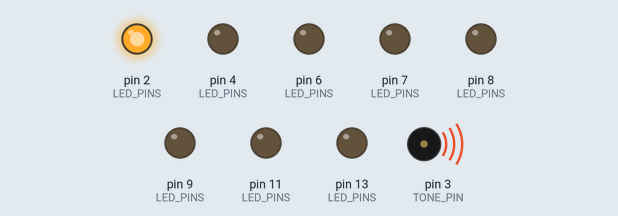
Simulated run of this sketch. Board: Arduino Uno, built with avr-gcc and run on an emulated ATmega328P. Parts: output pins drawn as LEDs (lit = HIGH), buzzer (waves = sounding).

Above: at 0.5 s.
At 2.5 s:
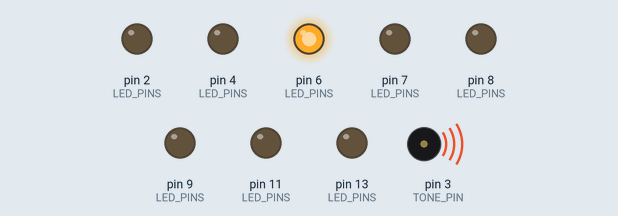
At 3.5 s:
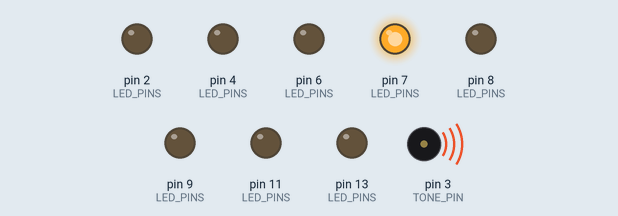
At 4.5 s:
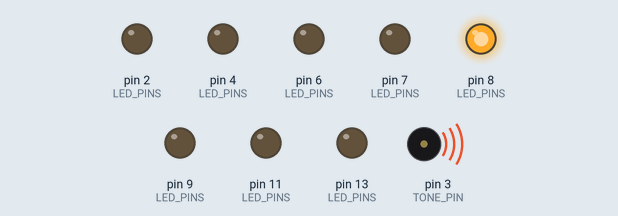
At 6.5 s:
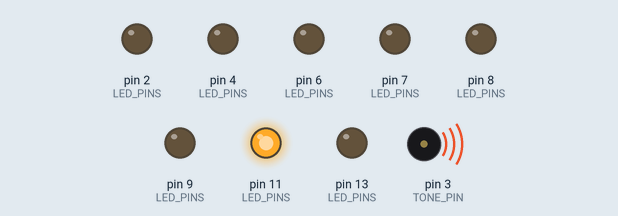
At 9.5 s:
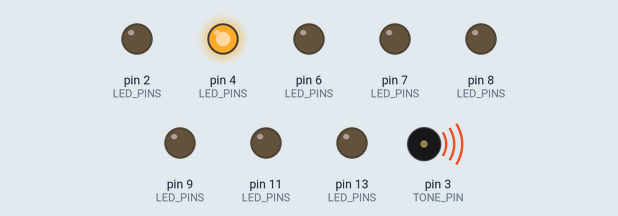
Timing chart, 0 to 10.4 s (numbered marks = the images above):
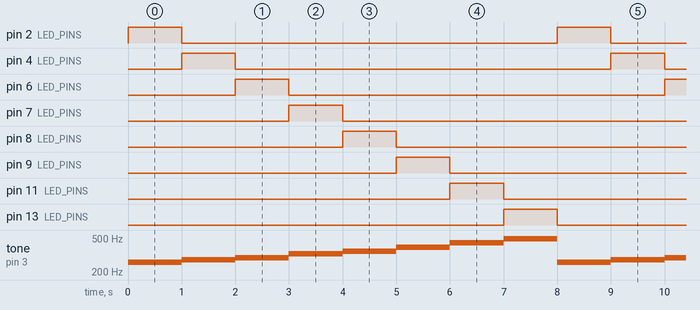

The sketch:

led_snake.ino
```cpp
#include "led_snake.h";

void setup() {
  setupPins();
}

void loop() {
  runSnake();
}
```

led_snake.h
```cpp
#ifndef LED_SNAKE_H;
#define LED_SNAKE_H;
#include <Arduino.h>;

const int LED_PINS[8] = {2, 4, 6, 7, 8, 9, 11, 13};
const int TONE_PIN = 3;
const float FREQUENCY_LIST[8] = {261.63, 277.18, 293.66, 329.63, 349.23, 392.00, 440.00, 493.88};

void setupPins() {
  for (int item : LED_PINS) {
    pinMode(item, OUTPUT);
  }
  pinMode(TONE_PIN, OUTPUT);
}

void runSnake() {
  for (int count = 0; count < 8; count++) {
    int itemLed = LED_PINS[count];
    int itemFrequency = FREQUENCY_LIST[count];
    digitalWrite(itemLed, HIGH);
    tone(TONE_PIN, itemFrequency);
    delay(1000);
    digitalWrite(itemLed, LOW);
    noTone(TONE_PIN);
  }
}

#endif
```

Measured:
- by itself, tone on pin 3 (TONE_PIN): repeats every 8.0 s: 277 Hz 1.0 s, 293 Hz 1.0 s, 329 Hz 1.0 s, 349 Hz 1.0 s, 392 Hz 1.0 s, 440 Hz 1.0 s, 493 Hz 1.0 s, 261 Hz 1.0 s
- by itself, pin 2 (LED_PINS), pin 4 (LED_PINS), pin 6 (LED_PINS), pin 7 (LED_PINS), pin 8 (LED_PINS), pin 9 (LED_PINS), pin 11 (LED_PINS), pin 13 (LED_PINS): alternates HIGH for 1.0 s and LOW for 7.0 s
